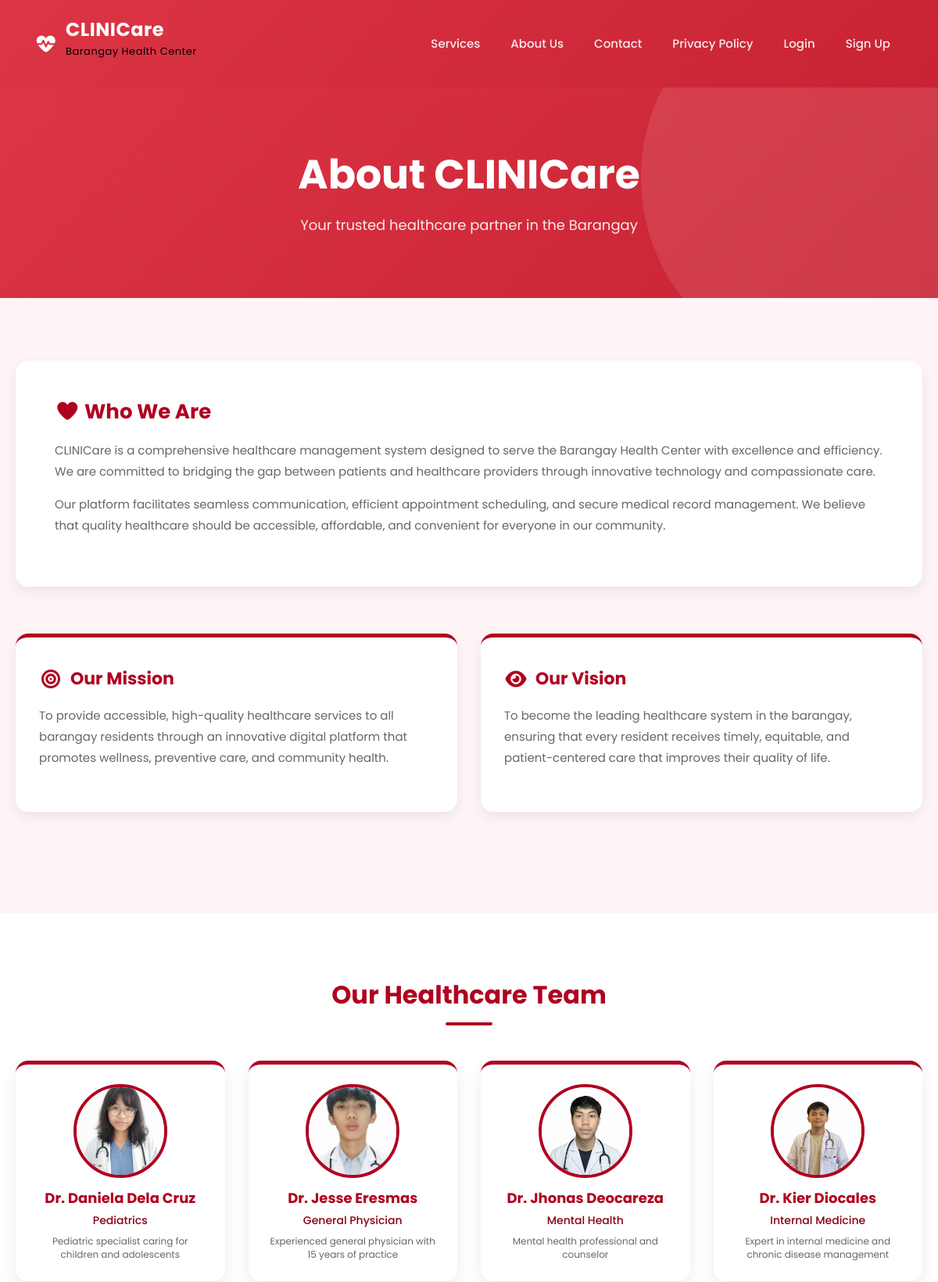
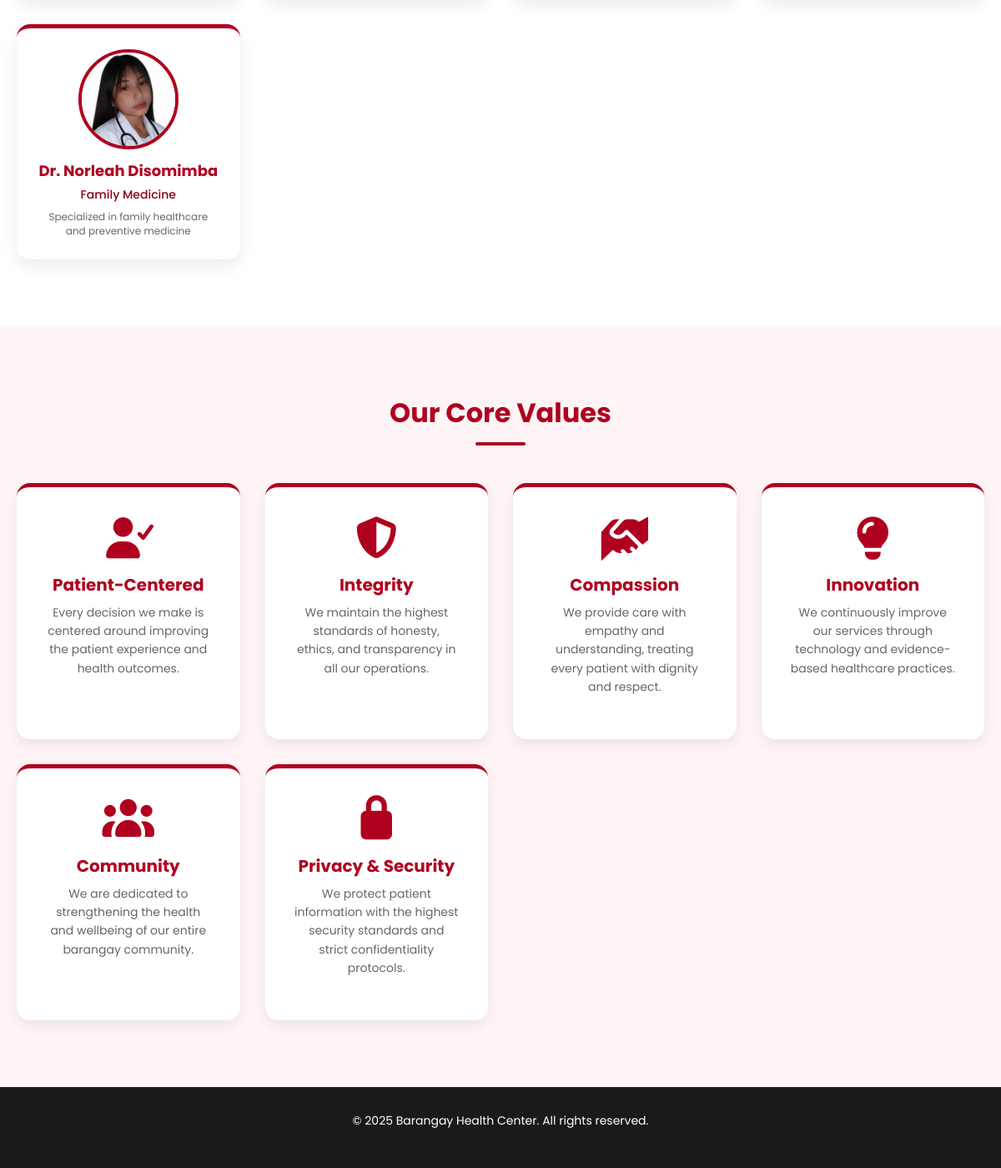
/about_us.php, run on the app's committed database (2 pictures, top to bottom).
### tables this page shows
CREATE TABLE `doctors` (
  `id` int(11) NOT NULL,
  `first_name` varchar(100) NOT NULL,
  `last_name` varchar(100) NOT NULL,
  `specialization` varchar(100) NOT NULL,
  `phone` varchar(20) DEFAULT NULL,
  `email` varchar(100) DEFAULT NULL,
  `bio` text DEFAULT NULL,
  `image` varchar(255) DEFAULT NULL,
  `status` enum('active','inactive') DEFAULT 'active',
  `created_at` timestamp NOT NULL DEFAULT current_timestamp()
);

### includes/auth.php (called while the page is built, shortened)
<?php
class Auth {
    public static function isLoggedIn() {
        return isset($_SESSION['user_id']);
    }
}
?>

### includes/functions.php (called while the page is built, shortened)
<?php
require_once 'config.php';
class Doctor {
    public static function getAllDoctors() {
        global $conn;
        $sql = "SELECT id, first_name, last_name, specialization, phone, email, bio, COALESCE(image, '') as image, status FROM doctors WHERE status = 'active' ORDER BY first_name";
        $result = $conn->query($sql);
        return $result->fetch_all(MYSQLI_ASSOC);
    }
}
?>

### about_us.php (the view, shortened to what this page needs)
<?php
require_once 'includes/auth.php';
require_once 'includes/functions.php';
$doctors = Doctor::getAllDoctors();
?>
<!DOCTYPE html>
<html lang="en">
<head>
    <link href="bootstrap-5.3.8-dist/css/bootstrap.min.css" rel="stylesheet">
    <link rel="stylesheet" href="fontawesome-free-7.1.0-web/css/all.min.css">
</head>
<body>
    <nav class="navbar navbar-expand-lg sticky-top">
        <div class="container-fluid px-3 px-md-4">
            <a class="navbar-brand" href="index.php">
                <i class="fas fa-heartbeat"></i> <span>CLINICare
                <p style="font-size: small; color: black; font-weight: normal">Barangay Health Center</p></span>
            </a>
            <div class="collapse navbar-collapse" id="navbarNav">
                <ul class="navbar-nav ms-auto">
                    <li class="nav-item"><a class="nav-link" href="services.php">Services</a></li>
                    <li class="nav-item"><a class="nav-link" href="about_us.php">About Us</a></li>
                    <li class="nav-item"><a class="nav-link" href="contact.php">Contact</a></li>
                    <li class="nav-item"><a class="nav-link" href="privacy_policy.php">Privacy Policy</a></li>
                    <?php if (Auth::isLoggedIn() && Auth::getRole() === 'patient'): ?>
                        <li class="nav-item"><a class="nav-link" href="patient/profile.php"><i class="fas fa-user"></i> My Account</a></li>
                        <li class="nav-item ms-2"><a href="includes/logout.php" class="dashboard-link"><i class="fas fa-sign-out-alt"></i> Logout</a></li>
                    <?php else: ?>
                        <li class="nav-item"><a class="nav-link" href="login.php">Login</a></li>
                        <li class="nav-item"><a class="nav-link" href="register.php">Sign Up</a></li>
                    <?php endif; ?>
                </ul>
            </div>
        </div>
    </nav>
    <section class="header-section">
        <h1>About CLINICare</h1>
        <p>Your trusted healthcare partner in the Barangay</p>
    </section>
    <section class="about-section">
        <div class="about-container">
            <div class="about-content">
                <h2><i class="fas fa-heart"></i> Who We Are</h2>
                <p>CLINICare is a comprehensive healthcare management system designed to serve the Barangay Health Center with excellence and efficiency. We are committed to bridging the gap between patients and healthcare providers through innovative technology and compassionate care.</p>
                <p>Our platform facilitates seamless communication, efficient appointment scheduling, and secure medical record management. We believe that quality healthcare should be accessible, affordable, and convenient for everyone in our community.</p>
            </div>
            <div class="mission-vision">
                <div class="mission-box">
                    <h3><i class="fas fa-bullseye"></i> Our Mission</h3>
                    <p>To provide accessible, high-quality healthcare services to all barangay residents through an innovative digital platform that promotes wellness, preventive care, and community health.</p>
                </div>
                <div class="vision-box">
                    <h3><i class="fas fa-eye"></i> Our Vision</h3>
                    <p>To become the leading healthcare system in the barangay, ensuring that every resident receives timely, equitable, and patient-centered care that improves their quality of life.</p>
                </div>
            </div>
        </div>
    </section>
    <section class="team-section">
        <div class="about-container">
            <div class="section-title" style="margin-bottom: 60px;">Our Healthcare Team</div>
            <div class="doctors-grid">
                <?php foreach ($doctors as $doctor): ?>
                    <div class="doc-card">
                        <img src="assets/img/doctor_<?php echo strtolower(str_replace(' ', '', $doctor['last_name'])); ?>.jpg" alt="Dr. <?php echo htmlspecialchars($doctor['first_name']) . ' ' . htmlspecialchars($doctor['last_name']); ?>" onerror="this.src='assets/img/default-doctor.jpg'">
                        <div class="doc-name">Dr. <?php echo htmlspecialchars($doctor['first_name'] . ' ' . $doctor['last_name']); ?></div>
                        <div class="doc-spec"><?php echo htmlspecialchars($doctor['specialization']); ?></div>
                        <?php if (!empty($doctor['bio'])): ?>
                            <div class="doc-bio" style="font-size: 12px; color: #666; margin-top: 8px; line-height: 1.4;">
                                <?php echo htmlspecialchars($doctor['bio']); ?>
                            </div>
                        <?php endif; ?>
                    </div>
                <?php endforeach; ?>
            </div>
        </div>
    </section>
    <section class="values-section">
        <div class="about-container">
            <div class="section-title" style="margin-bottom: 60px;">Our Core Values</div>
            <div class="values-grid">
                <div class="value-box">
                    <i class="fas fa-user-check"></i>
                    <h4>Patient-Centered</h4>
                    <p>Every decision we make is centered around improving the patient experience and health outcomes.</p>
                </div>
                <div class="value-box">
                    <i class="fas fa-shield-alt"></i>
                    <h4>Integrity</h4>
                    <p>We maintain the highest standards of honesty, ethics, and transparency in all our operations.</p>
                </div>
                <div class="value-box">
                    <i class="fas fa-hands-helping"></i>
                    <h4>Compassion</h4>
                    <p>We provide care with empathy and understanding, treating every patient with dignity and respect.</p>
                </div>
                <div class="value-box">
                    <i class="fas fa-lightbulb"></i>
                    <h4>Innovation</h4>
                    <p>We continuously improve our services through technology and evidence-based healthcare practices.</p>
                </div>
                <div class="value-box">
                    <i class="fas fa-users"></i>
                    <h4>Community</h4>
                    <p>We are dedicated to strengthening the health and wellbeing of our entire barangay community.</p>
                </div>
                <div class="value-box">
                    <i class="fas fa-lock"></i>
                    <h4>Privacy & Security</h4>
                    <p>We protect patient information with the highest security standards and strict confidentiality protocols.</p>
                </div>
            </div>
        </div>
    </section>
    <div class="footer">
        <p>&copy; 2025 Barangay Health Center. All rights reserved.</p>
    </div>
</body>
</html>

### about_us.php (style rules this page uses)
* { font-family: 'Poppins', sans-serif; margin: 0; padding: 0; box-sizing: border-box; }
body { background: white; color: #333; overflow-x: hidden; }
html { scroll-behavior: smooth; }
.navbar { background: linear-gradient(135deg, #dc3545 0%, #c82333 100%) !important; box-shadow: 0 4px 12px rgba(220, 53, 69, 0.2); padding: 15px 20px !important; position: sticky; top: 0; z-index: 1000; }
.navbar-brand { color: white !important; font-weight: 700; font-size: 24px; display: flex; align-items: center; gap: 10px; letter-spacing: 0.5px; }
.navbar-nav { display: flex; align-items: center; gap: 5px; }
.navbar-nav .nav-link { color: rgba(255, 255, 255, 0.9) !important; font-weight: 500; padding: 8px 12px !important; margin: 0 5px; transition: all 0.3s ease; border-radius: 5px; font-size: 15px; }
.header-section { background: linear-gradient(135deg, #dc3545 0%, #c82333 100%); padding: 80px 20px; text-align: center; color: white; position: relative; overflow: hidden; }
.header-section::before { content: ''; position: absolute; top: -50%; right: -10%; width: 500px; height: 500px; background: rgba(255, 255, 255, 0.1); border-radius: 50%; }
.header-section h1 { font-size: 52px; font-weight: 700; margin-bottom: 20px; position: relative; z-index: 1; }
.header-section p { font-size: 18px; color: rgba(255, 255, 255, 0.9); max-width: 700px; margin: 0 auto; position: relative; z-index: 1; }
.about-section { padding: 80px 20px; background: #fff5f6; }
.about-container { max-width: 1200px; margin: 0 auto; }
.section-title { text-align: center; font-size: 32px; font-weight: 700; color: #b00020; margin-bottom: 50px; position: relative; display: inline-block; width: 100%; }
.section-title::after { content: ''; width: 60px; height: 4px; background: #b00020; position: absolute; bottom: -15px; left: 50%; transform: translateX(-50%); border-radius: 2px; }
.about-content { background: white; padding: 50px; border-radius: 16px; box-shadow: 0 6px 18px rgba(0, 0, 0, 0.08); margin-bottom: 60px; }
.about-content h2 { color: #b00020; font-weight: 700; margin-bottom: 20px; font-size: 26px; }
.about-content p { color: #666; line-height: 1.8; margin-bottom: 15px; font-size: 15px; }
.mission-vision { display: grid; grid-template-columns: 1fr 1fr; gap: 30px; margin-bottom: 50px; }
.mission-box, .vision-box { background: white; padding: 40px 30px; border-radius: 16px; box-shadow: 0 6px 18px rgba(0, 0, 0, 0.08); border-top: 5px solid #b00020; }
.mission-box h3, .vision-box h3 { color: #b00020; font-weight: 700; margin-bottom: 20px; font-size: 22px; display: flex; align-items: center; gap: 10px; }
.mission-box p, .vision-box p { color: #666; line-height: 1.8; font-size: 15px; }
.mission-box i, .vision-box i { color: #b00020; font-size: 24px; }
.team-section { padding: 80px 20px; background: white; }
.doctors-grid { display: grid; grid-template-columns: repeat(auto-fit, minmax(220px, 1fr)); gap: 30px; max-width: 1200px; margin: 0 auto; }
.doc-card { background: white; padding: 25px; border-radius: 16px; box-shadow: 0 8px 20px rgba(0, 0, 0, 0.08); text-align: center; border-top: 5px solid #b00020; width: 100%; transition: all 0.3s ease; }
.doc-card img { width: 120px; height: 120px; border-radius: 50%; object-fit: cover; border: 4px solid #b00020; margin-bottom: 12px; background: #f0f0f0; }
.doc-name { font-size: 18px; font-weight: 700; color: #b00020; margin-bottom: 5px; }
.doc-spec { font-size: 14px; color: #8a0019; font-weight: 500; }
.values-section { padding: 80px 20px; background: #fff5f6; }
.values-grid { display: grid; grid-template-columns: repeat(auto-fit, minmax(250px, 1fr)); gap: 30px; max-width: 1200px; margin: 0 auto; }
.value-box { background: white; padding: 35px; border-radius: 16px; box-shadow: 0 6px 18px rgba(0, 0, 0, 0.08); text-align: center; border-top: 5px solid #b00020; transition: all 0.3s ease; }
.value-box i { font-size: 50px; color: #b00020; margin-bottom: 20px; }
.value-box h4 { font-size: 20px; font-weight: 700; color: #b00020; margin-bottom: 10px; }
.value-box p { color: #666; font-size: 14px; line-height: 1.6; }
.footer { background: #1a1a1a; color: white; padding: 30px 20px; text-align: center; font-size: 14px; }

### data on the page
doctors: shows a picture, first_name+last_name "Daniela Dela Cruz", specialization "Pediatrics", bio "Pediatric specialist caring for children and adolescents"
doctors: shows a picture, first_name+last_name "Jesse Eresmas", specialization "General Physician", bio "Experienced general physician with 15 years of practice"
doctors: shows a picture, first_name+last_name "Jhonas Deocareza", specialization "Mental Health", bio "Mental health professional and counselor"
doctors: shows a picture, first_name+last_name "Kier Diocales", specialization "Internal Medicine", bio "Expert in internal medicine and chronic disease management"
doctors: shows a picture, first_name+last_name "Norleah Disomimba", specialization "Family Medicine", bio "Specialized in family healthcare and preventive medicine"
